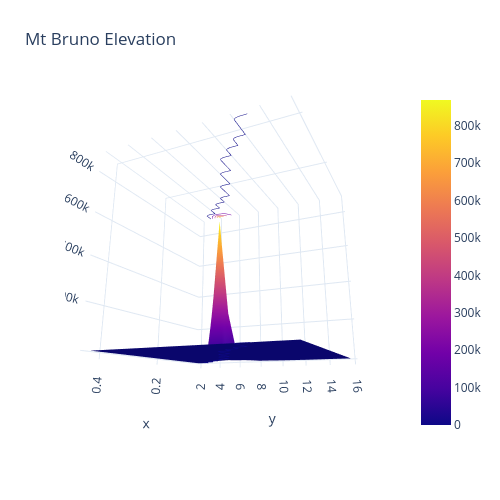

The cell this chart's notebook holds for it:
### Code cell
#卡林指数
show_3d(df_result,'calinski_harabasz')

### Figure 1 — Plotly figure (JSON) as saved in the notebook; plotly's stock layout.template omitted (floating-point values rounded to 4 significant figures; data arrays with more than 128 entries replaced by an {"elided": "..."} marker saying what was removed)
{"data": [{"contours": {"z": {"highlightcolor": "limegreen", "project": {"z": true}, "show": true, "usecolormap": true}}, "type": "surface", "x": [0.02, 0.05, 0.08, 0.11, 0.14, 0.17, 0.2, 0.23, 0.26, 0.29, 0.32, 0.35, 0.38, 0.41, 0.44, 0.47, 0.5, 0.53, 0.56, 0.59, 0.62, 0.65, 0.68, 0.71, 0.74, 0.77, 0.8, 0.83, 0.86, 0.89], "y": [2, 3, 4, 5, 6, 7, 8, 9, 10, 11, 12, 13, 14, 15, 16], "z": {"elided": "30x15 float values"}}], "layout": {"autosize": false, "height": 500, "margin": {"b": 65, "l": 65, "r": 50, "t": 90}, "scene": {"camera": {"eye": {"x": 1.87, "y": 0.88, "z": -0.64}}}, "title": {"text": "Mt Bruno Elevation"}, "width": 500, "xaxis": {"title": {"text": "<b>eps</b>"}}}}
